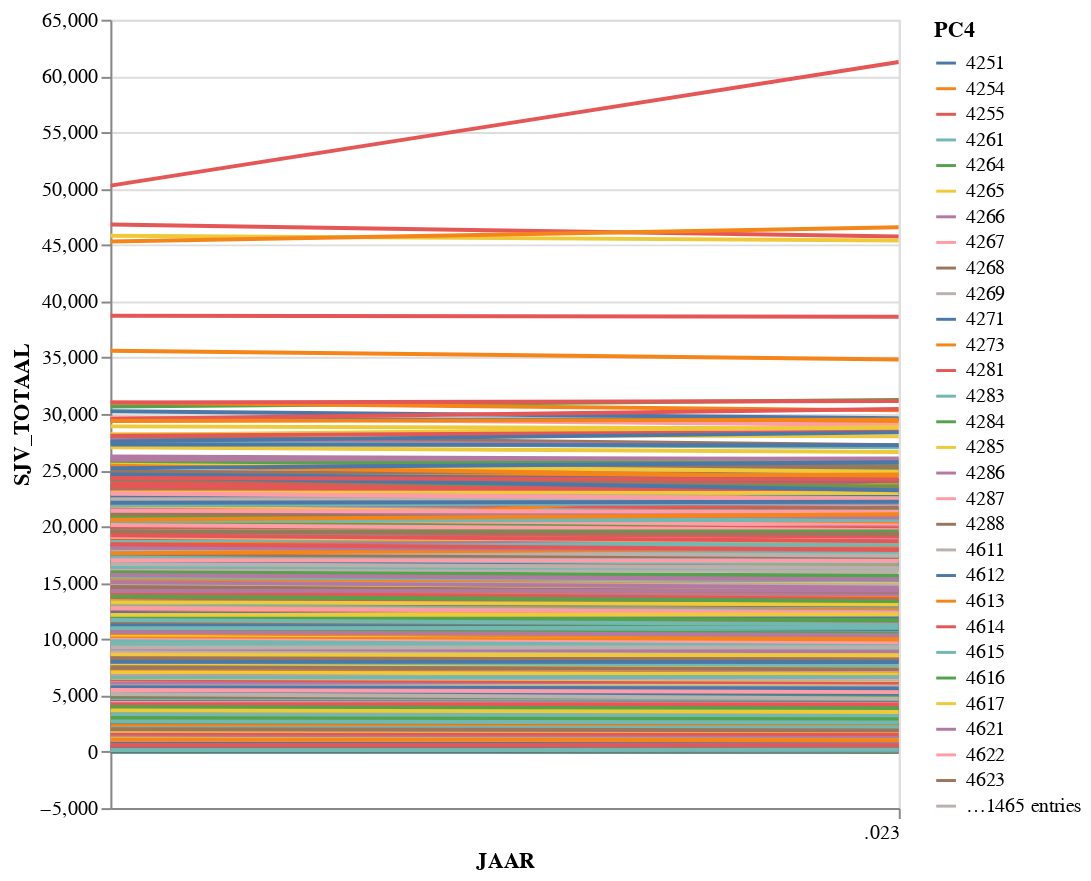

Source (notebook cell):
### Code cell
alt.Chart(df_verbruik_mid_all.reset_index()).mark_line(clip=True).encode(
    alt.X('JAAR:T'),
    alt.Y('SJV_TOTAAL:Q'),
    alt.Color('PC4:N')).properties(
    width=400,height=400)

### Figure 1 — Vega-Lite specification as saved in the notebook (floating-point values rounded to 4 significant figures; data arrays with more than 128 entries replaced by an {"elided": "..."} marker saying what was removed)
{"config": {"view": {"continuousWidth": 400, "continuousHeight": 300}}, "data": {"name": "data-6adc2fa3b22e6748bf07b01698c9f0b2"}, "mark": {"type": "line", "clip": true}, "encoding": {"color": {"type": "nominal", "field": "PC4"}, "x": {"type": "temporal", "field": "JAAR"}, "y": {"type": "quantitative", "field": "SJV_TOTAAL"}}, "height": 400, "width": 400, "$schema": "https://vega.github.io/schema/vega-lite/v4.8.1.json", "datasets": {"data-6adc2fa3b22e6748bf07b01698c9f0b2": {"elided": "4482 records"}}}
